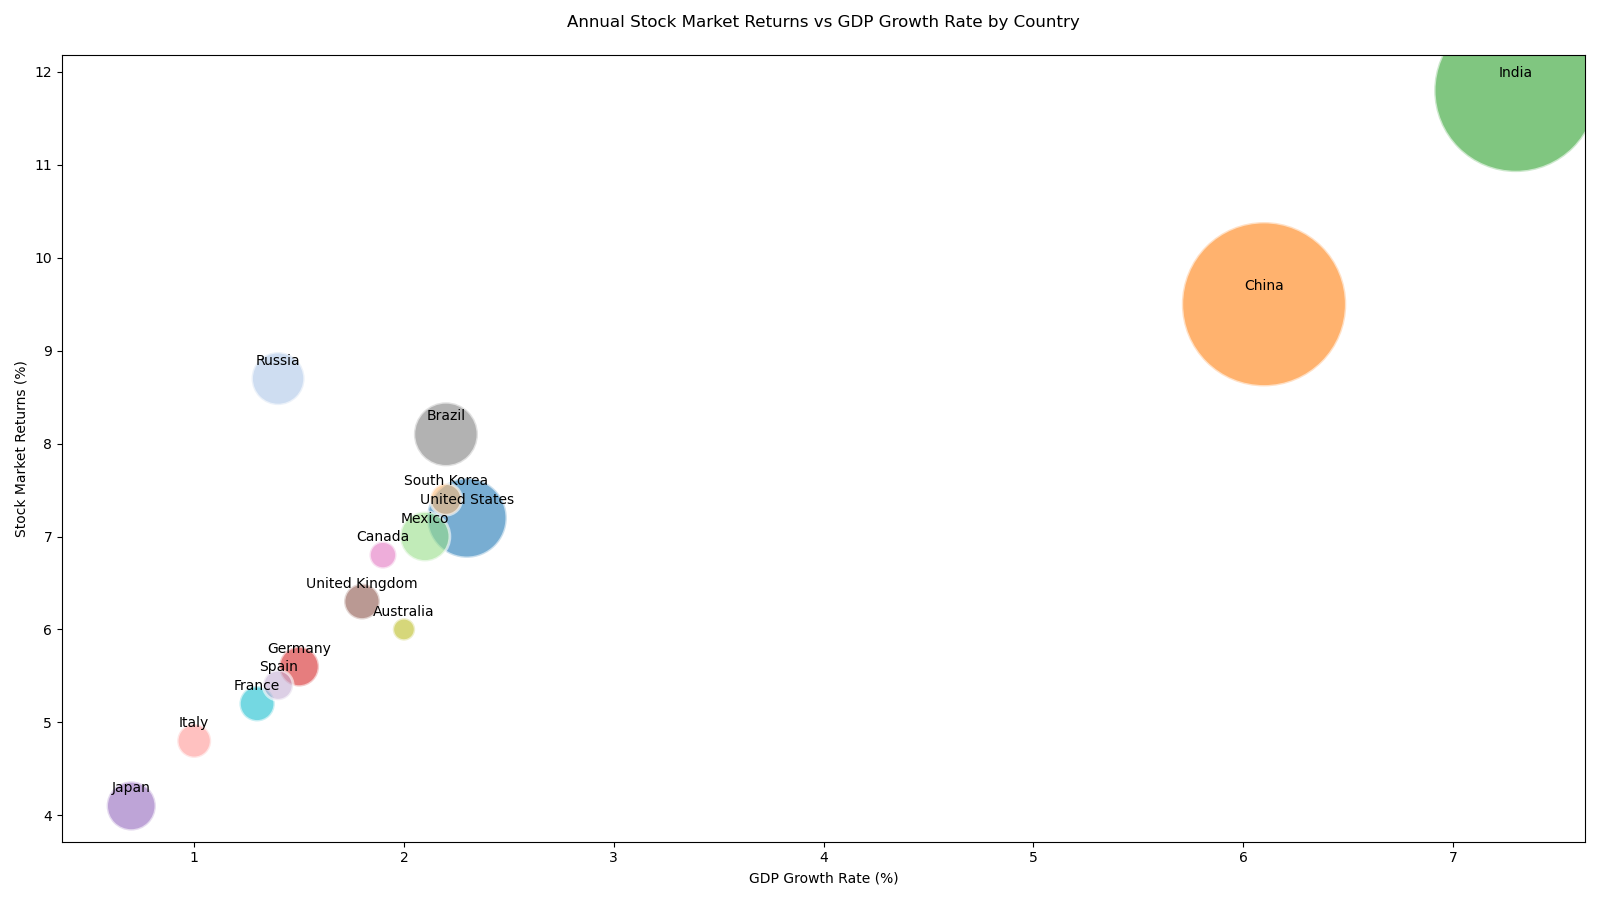

Reproduce this figure in Python.

import matplotlib.pyplot as plt
import numpy as np

# Data for countries: stock market returns (%), GDP growth rate (%), and population (million)
countries = [
    'United States', 'China', 'India', 'Germany', 'Japan', 'United Kingdom', 
    'Canada', 'Brazil', 'Australia', 'France', 'Russia', 'South Korea', 
    'Mexico', 'Italy', 'Spain'
]
stock_returns = np.array([7.2, 9.5, 11.8, 5.6, 4.1, 6.3, 6.8, 8.1, 6.0, 5.2, 8.7, 7.4, 7.0, 4.8, 5.4])
gdp_growth = np.array([2.3, 6.1, 7.3, 1.5, 0.7, 1.8, 1.9, 2.2, 2.0, 1.3, 1.4, 2.2, 2.1, 1.0, 1.4])
population = np.array([331, 1402, 1380, 83, 126, 67, 38, 213, 26, 65, 146, 52, 129, 60, 47])

# Bubble sizes, scaled to population
sizes = population * 10

# New color codes for each country for better visual clarity
colors = [
    '#1f77b4', '#ff7f0e', '#2ca02c', '#d62728', '#9467bd', '#8c564b', 
    '#e377c2', '#7f7f7f', '#bcbd22', '#17becf', '#aec7e8', '#ffbb78', 
    '#98df8a', '#ff9896', '#c5b0d5'
]

plt.figure(figsize=(16, 9))

# Create the bubble chart
scatter = plt.scatter(gdp_growth, stock_returns, s=sizes, c=colors, alpha=0.6, edgecolors="w", linewidth=2)

# Add titles and labels
plt.title('Annual Stock Market Returns vs GDP Growth Rate by Country', pad=20)
plt.xlabel('GDP Growth Rate (%)')
plt.ylabel('Stock Market Returns (%)')

# Add annotations for country names
for i, country in enumerate(countries):
    plt.annotate(country, (gdp_growth[i], stock_returns[i]), textcoords="offset points", xytext=(0,10), ha='center')

plt.tight_layout()
plt.show()
